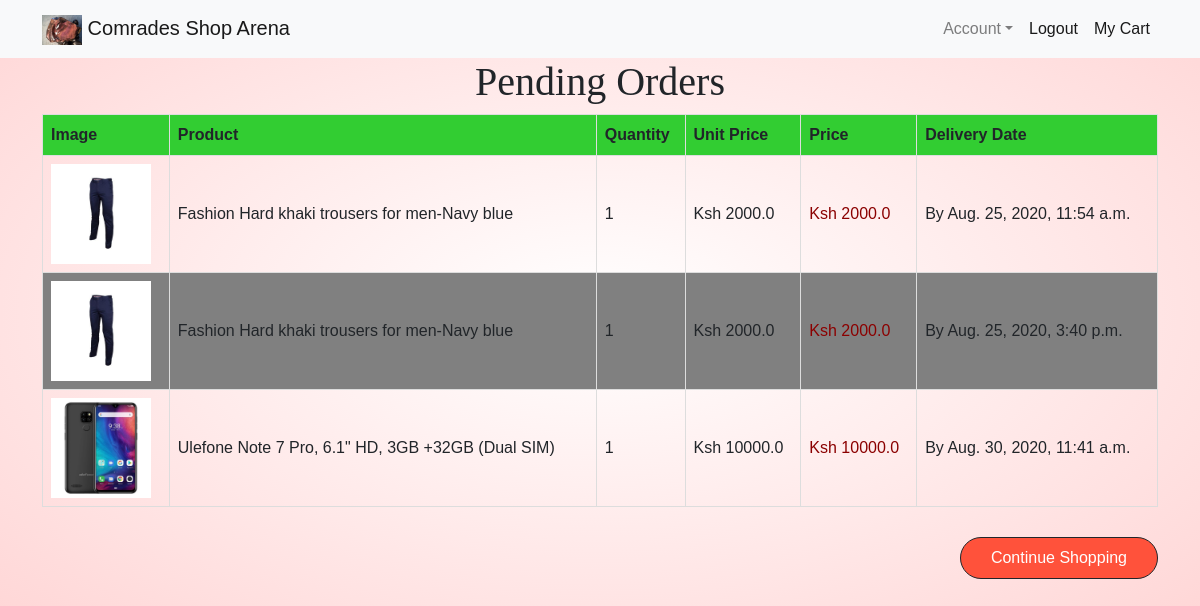
Screenshot of /pending-orders/ (signed in) with the database file from the repository.
### ecommerce_platform/models.py (models this page shows, shortened)
class OrderItem(models.Model):
	user=models.ForeignKey(User,on_delete=models.CASCADE)
	order_number=models.UUIDField(primary_key=True, default=uuid.uuid4, help_text='Unique Order Number for this Product')
	product=models.ForeignKey(Product,on_delete=models.CASCADE)
	order_invoice_code=models.CharField(max_length=10,blank=True,null=True)
	ordered=models.BooleanField(default=False)
	quantity=models.IntegerField(default=1)
	created_on=models.DateTimeField(auto_now_add=True)
	ordered_date=models.DateTimeField(null=True)
	delivered=models.BooleanField(default=False)
	can_comment=models.BooleanField(default=False)
	can_rate=models.BooleanField(default=False)
	order_item_total=models.FloatField(null=True)
	address=models.CharField(max_length=200,null=True)
	payment_type=models.CharField(max_length=20,null=True)
	commented=models.BooleanField(default=False)
	rated=models.BooleanField(default=False)
	def get_total(self):
		return self.product.price*self.quantity

class Product(models.Model):
	name=models.CharField(max_length=50)
	manufacturer=models.CharField(max_length=50,default="")
	units_available=models.PositiveIntegerField(null=True)
	price=models.FloatField(null=True)
	description=models.TextField()
	image=models.ImageField(upload_to ='images', default = 'images/none/no-image.png')
	added_on=models.DateTimeField(auto_now_add=True)
	slug=models.SlugField(default="", editable=False, max_length=50, null = False)
	categories=models.ManyToManyField(Category)
	"""CATEGORIES=(
			("SMARTPHONES","SMARTPHONES"),
			("CLOTHING","CLOTHING"),
			("HOME APPLIANCES","HOME APPLIANCES"),
			("COMPUTING","COMPUTING")
		)
	category = models.CharField(
        max_length=20,
        choices=CATEGORIES,
        blank=True,
        default='',
        help_text='Product Category'
    )"""
	class Meta:
		ordering=["-added_on"]

### ecommerce_platform/views.py (the view)
# urls.py: path("pending-orders/",views.pending_orders,name="pending_orders"),
@login_required()
def pending_orders(request):
	pending_orders=OrderItem.objects.filter(
		user=request.user,
		ordered=True,
		delivered=False)
	for order in pending_orders:
		delivery_date=order.ordered_date+timedelta(days=4)
		setattr(order,"delivery_date",delivery_date)
	context={
		"pending_orders":pending_orders
	}
	return render(request,"pending_orders.html",context)

### templates/pending_orders.html (shortened to what this page needs)
{% extends "base.html" %}
{% block page_content %}
<h1 class="headers">Pending Orders</h1>
{% load static %}
<link rel="stylesheet" type="text/css" href="{% static 'ecommerce_platform/styles.css'%}">
{% if pending_orders.exists %}
	<table>
		<thead>
			<tr>
				<th>Image</th>
				<th>Product</th>
				<th>Quantity</th>
				<th>Unit Price</th>
				<th>Price</th>
				<th>Delivery Date</th>
			</tr>
		</thead>
		<tbody>
			{% for order in pending_orders %}
				<tr>
					<td>
						<img src="{{order.product.image.url}}" alt="" width="100">
					</td>
					<td>{{order.product.name}}</td>
					<td>{{order.quantity}}</td>
					<td class=>Ksh {{order.product.price}}</td>
					<td class="num">Ksh {{order.get_total}}</td>
					<td>By {{order.delivery_date}}</td>
				</tr>
			{% endfor %}
		</tbody>
	</table>
	<p class="text-right">
		<a class="btn btn-dark" href="{% url 'ecommerce_platform:home' %}">Continue Shopping</a>
{% else %}
	<h1 class="no_cart_items">You do not have any pending orders</h1>
{% endif %}
{% endblock %}

### static/ecommerce_platform/styles.css (style rules this page uses)
body { font-family: 'Poppins', sans-serif; background: radial-gradient(#fff, #ffd6d6); }
table { font-family: arial, sans-serif; border-collapse: collapse; width: 100%; }
.num { color: rgb(139,0,0); }
tr:nth-child(even) { background-color: rgb(128,128,128); }
td,th { border: 1px solid #dddddd; text-align: left; padding: 8px; }
th { background-color: rgb(50,205,50); }
.headers { font-family: "Times New Roman", Times, serif; text-align: center; }
img { max-width: 200px; }
body { background-color: rgb(240,240,240); }
.btn { display: inline-block; background: #ff523b; color: #fff; padding: 8px 30px; margin: 30px 0; border-radius: 30px; transition: background 0.5s; }

### rows the page displays
OrderItem: product.image (picture), product.name "Fashion Hard khaki trousers for men-Navy blue", quantity "1", product.price "2000.0", get_total "2000.0", delivery_date "Aug. 25, 2020, 11:54 a.m."
OrderItem: product.image (picture), product.name "Fashion Hard khaki trousers for men-Navy blue", quantity "1", product.price "2000.0", get_total "2000.0", delivery_date "Aug. 25, 2020, 3:40 p.m."
OrderItem: product.image (picture), product.name "Ulefone Note 7 Pro, 6.1\" HD, 3GB +32GB (Dual SIM)", quantity "1", product.price "10000.0", get_total "10000.0", delivery_date "Aug. 30, 2020, 11:41 a.m."
